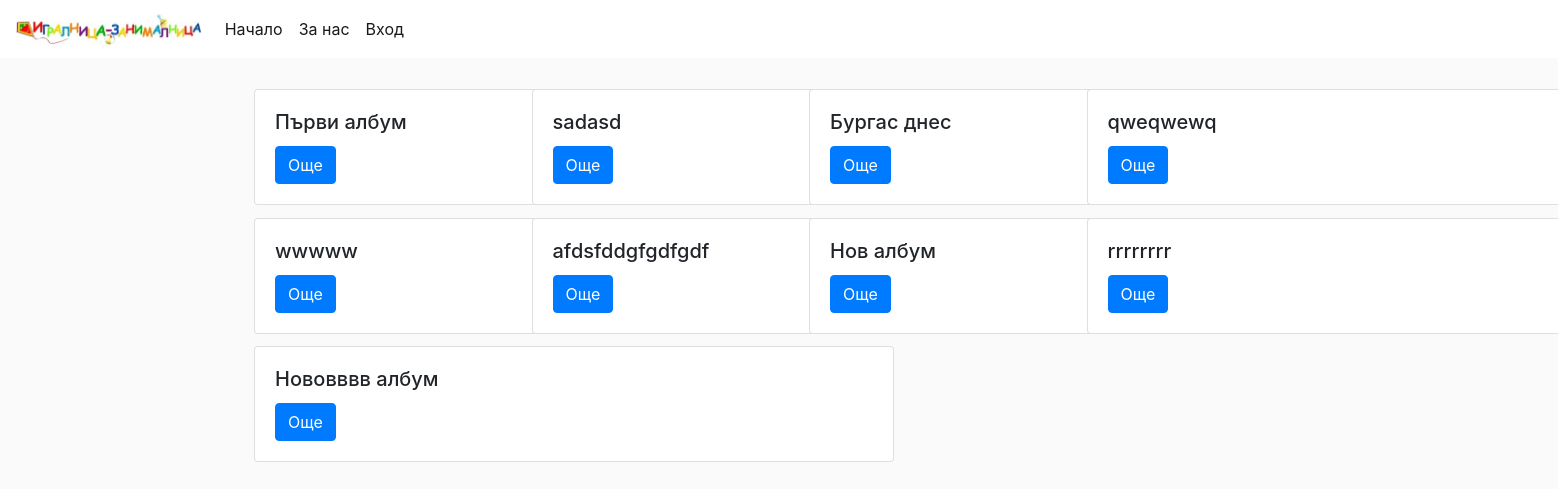
/pictures/, run on the app's committed database.
### pictures/models.py (models this page shows, shortened)
class Album(models.Model):
    title = models.CharField(verbose_name='заглавие', max_length=100)
    pub_date = models.DateField(verbose_name='дата на създаване', auto_now_add=True)
    is_visible = models.BooleanField(verbose_name='публичен', default=True)
    class Meta:
        verbose_name = 'албум'
        verbose_name_plural = 'албуми'

### pictures/views.py (the view)
# urls.py: path('', views.AlbumList.as_view(), name='gallery'),
class AlbumList(ListView):
    model = Album
    template_name = 'gallery.html'
    context_object_name = 'albums'

### pictures/templates/gallery.html (shortened to what this page needs)
{% extends 'index.html' %}
{% block body %}
<div class="container">
    <div class="row">
        {% for album in albums %}
        <div class="col-lg-3">
                <div class="container" style="margin-bottom: 5%">
                    <div class="card" style="width: 40rem;">
                        <div class="card-body" style="border: 5%">
                            <h5 class="card-title">{{album.title}}</h5>
                                <a href="{% url 'album' album.pk %}" class="btn btn-primary">Още</a>
                            </div>
                        </div>
                    </div>
        </div>
        {% endfor %}
    </div>
</div>
{% endblock %}

### common/static/index.css (style rules this page uses)
body { background: #fafafa; }

### data on the page
Album: title "Първи албум"
Album: title "sadasd"
Album: title "Бургас днес"
Album: title "qweqwewq"
Album: title "wwwww"
Album: title "afdsfddgfgdfgdf"
Album: title "Нов албум"
Album: title "rrrrrrrr"
Album: title "Нововввв албум"
